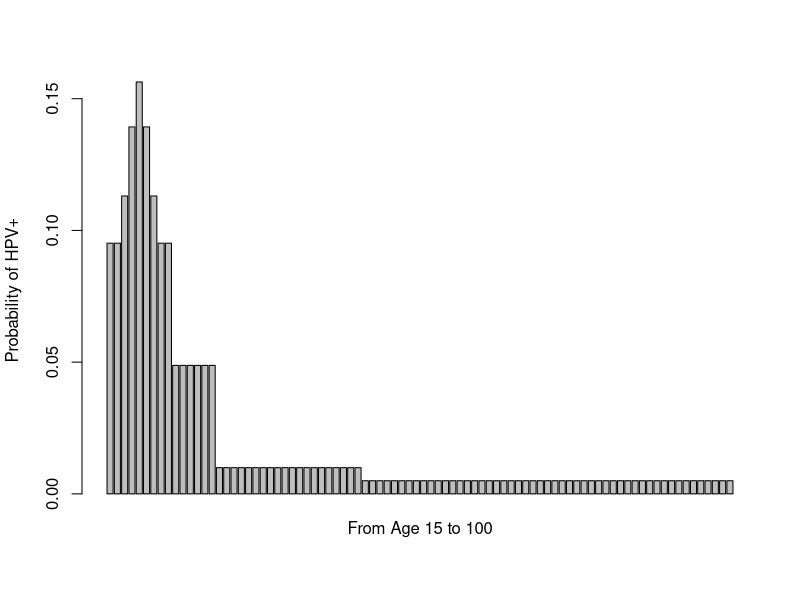
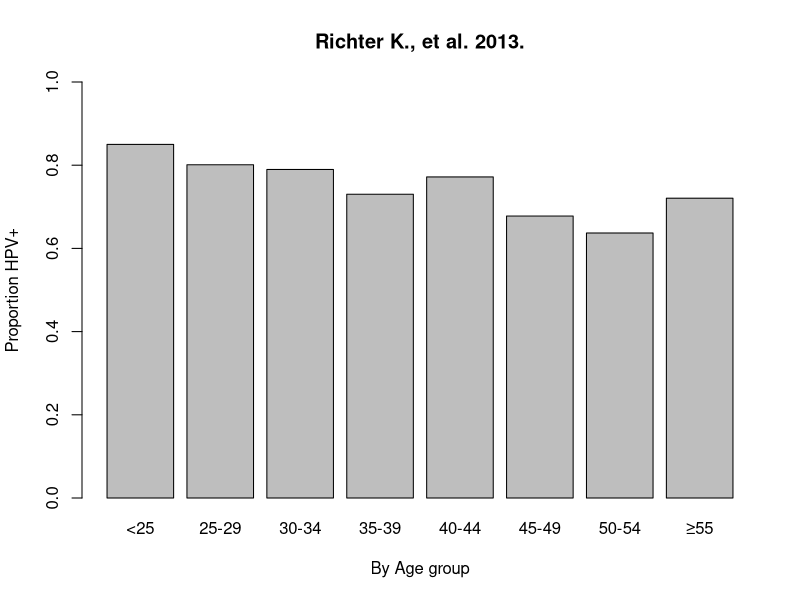

R code for these plots, in order:
library(tidyverse)
library(readxl)

# ==========================================================================================
# Thoughts on Model -------------------------------------------------------
# ==========================================================================================



# ==========================================================================================
# Misc --------------------------------------------------------------------
# ==========================================================================================

# Function to convert rate to probability assuming cons rate:
rateConversionCons <- function(r, timelength) {
 for (i in 1:timelength) {
  P <- 1 - exp(-r * 1:i)
 }
 print(P)
}

# Each cohort collected from each study's end-point. All data extracted only includes 
# estimates from per-protocol pop.

# COMPARISON GROUPS: VACCINE(A) AND PLACEBO (B).

# Note on conversion between rates and probabilities (Fleurence R., 2007):
# If an event occurs at a constant rate r per time unit t, then the probability that an 
# event will occur during time t is given by equation 1 (note that the unit of time used
# in r and t must be the same):

#      p = 1 - exp(-r * t)

# On the other hand, if we have a probability and we want to convert it to a rate,

#      r = - (1 / t) * log(1 - p)

# Included statistics for HPV-6, HPV-11, HPV-16, and HPV-18 as model assess quadrivalent
# vaccine efficacy.

# ==========================================================================================
# Age-specific all cause mortality --------------------------------------------------
# ==========================================================================================
# Import ASSA mortality table:
mort_data <- read_excel("Evidence_Synthesis/mortality tables.xls", 
                        sheet = "ASSA data", range = "B3:C94")

# Total Pop. divided by total deaths:
v_r_mort_by_age <- mort_data[, 2] / mort_data[, 1]
v_r_mort_by_age

# Therefore, all-less HPV mortality calculated as All-cause mortality - HPV mortality, i.e.
# the number of people who die due to cervical cancer.

# ==========================================================================================
# Age-specific HPV incidence ----------------------------------------------------
# ==========================================================================================

# Data collated from per-protocol population.

# Study 1: Sinanovic, E., et al. 2009 -------------------------------------
# The potential cost-effectiveness of adding a human papillomavirus vaccine to the cervical
# cancer screening programme in South Africa

# Age-specific incidence:
age_group <- c("15-16", "17", "18", "19", "20", "21", "22-23", "24-29", "30-49", "50≥")
incidence <- as.numeric(c(.1, .12, .15, .17, .15, .12, .1, .05, .01, .005))

# Convert rate to probability:
p_Age <- 1 - exp(-incidence * 1)

Pr_Age <- cbind(age_group, round(p_Age, 4))
Pr_Age

p_Age <- c(rep(p_Age[1], length(15:16)), rep(p_Age[2], 1), rep(p_Age[3], 1), 
           rep(p_Age[4], 1), rep(p_Age[5], 1), rep(p_Age[6], 1), 
           rep(p_Age[7], length(22:23)), rep(p_Age[8], length(24:29)), 
           rep(p_Age[9], length(30:49)), rep(p_Age[10], length(50:100)))
length(p_Age)
# I THINK IT IS BEST TO RUN THE VIRTUAL COHORT FROM AGE OF VACCINATION TO 100.
barplot(p_Age, names.arg = "From Age 15 to 100", ylab = "Probability of HPV+")

# Study 2: Richter K., et al. 2013 ----------------------------------------
# Age-specific prevalence of cervical human papillomavirus infection and cytological 
# abnormalities in women in Gauteng Province, South Africa

# This cross-sectional study describes the age-specific prevalence of human papillomavirus 
# (HPV) infection and cytological abnormalities among this urban and peri-urban population.
age_group_2 <- c("<25", "25-29", "30-34", "35-39", "40-44", "45-49", "50-54", 
                 "≥55", "Total")
# Total subjects:
N_2 <- c(100, 186, 233, 215, 206, 180, 146, 179, 1445)
# Total HPV positive:
HPV_pos <- c(85, 149, 184, 157, 159, 122, 93, 129, 1084)

cbind(age_group_2, HPV_pos, N_2)

barplot(HPV_pos[-9]/N_2[-9], names.arg = age_group_2[-9], ylab = "Proportion HPV+",
        xlab = "By Age group", main = "Richter K., et al. 2013.", ylim = 0:1)

# ==========================================================================================
# Genital Warts -----------------------------------------------------------
# ==========================================================================================
# Probability of Condyloma.

# Study 1: Villa L, et al. 2006 -------------------------------------------
# High sustained efficacy of a prophylactic quadrivalent human papillomavirus types 
# 6/11/16/18 L1 virus-like particle vaccine through 5 years of follow-up.

# The study enrolled nonpregnant, healthy women who had no prior abnormal Pap smears, and 
# reported a lifetime history of four or fewer male sex partners.

# Events by group:
# tA:0
# nA:235

# tB:3
# nB:233

# Study 2: Garland S., et al. 2007 ----------------------------------------
# Quadrivalent Vaccine against Human Papillomavirus to Prevent Anogenital Diseases.

# Vaccine Efficacy against External Anogenital, Vaginal, and Cervical Lesions Associated 
# with HPV-6, HPV-11, HPV-16, or HPV-18 or Regardless of HPV Type.

# Events by group:
# tA:0
# nA:2261

# tB:48
# nB:2279

# Study 3: Perez G., et al. 2008 ------------------------------------------
# Safety, immunogenicity, and efficacy of quadrivalent human papillomavirus (types 6, 11, 16, 
# 18) L1 virus-like-particle vaccine in Latin American women.

# This study did not exclude subjects with prior HPV infection.

# Events by group:
# tA:0
# nA:2429

# tB:45
# nB:2396

# ==========================================================================================
# LSIL -----------------------------------------------------
# ==========================================================================================
# Low-Grade Squamous Intraepithelial Lesions

# Data collated from per-protocol population. CIN 1 graded as LSIL.

# Study 1: Wei L., et al. 2018 --------------------------------------------
# Efficacy of quadrivalent human papillomavirus vaccine against persistent infection and 
# genital disease in Chinese women: A randomized, placebo-controlled trial with 78-month 
# follow-up.

# Pregnant women and those with a history of genital warts or significant cervical disease, 
# active cervical disease, or prior HPV vaccine recipients were excluded.

# Events by group:
# tA:1
# nA:1271

# tB:29
# nB:1243

# Study 2: Catellsague X., et al. 2011 ------------------------------------
# End-of-study safety, immunogenicity, and efficacy of quadrivalent HPV (types 6, 11, 16, 
# 18) recombinant vaccine in adult women 24–45 years of age.

# Study enrolled 3819 24–45-year-old women with no history of cervical disease or genital 
# warts in the past 5 years.

# Events by group:
# tA:0
# nA:1578

# tB:25
# nB:1583

# Study 3: Garland S., et al. 2007 ----------------------------------------
# Quadrivalent Vaccine against Human Papillomavirus to Prevent Anogenital Diseases.

# Vaccine Efficacy against External Anogenital, Vaginal, and Cervical Lesions Associated 
# with HPV-6, HPV-11, HPV-16, or HPV-18 or Regardless of HPV Type.

# Events by group:
# tA:0
# nA:2241

# tB:49
# nB:2258

# Study 4: Perez G., et al. 2008 ------------------------------------------
# Safety, immunogenicity, and efficacy of quadrivalent human papillomavirus (types 6, 11, 16, 
# 18) L1 virus-like-particle vaccine in Latin American women.

# This study did not exclude subjects with prior HPV infection.

# Events by group:
# tA:2
# nA:2415

# tB:29
# nB:2377

# ==========================================================================================
# HSIL -----------------------------------------------------
# ==========================================================================================
# High-Grade Squamous Intraepithelial Lesions.

# Data collated from per-protocol population. CIN 2/3 graded as HSIL.

# Study 1: Wei L., et al. 2018 --------------------------------------------
# Efficacy of quadrivalent human papillomavirus vaccine against persistent infection and 
# genital disease in Chinese women: A randomized, placebo-controlled trial with 78-month 
# follow-up.

# Pregnant women and those with a history of genital warts or significant cervical disease, 
# active cervical disease, or prior HPV vaccine recipients were excluded.

# Events by group:
# tA:0 
# nA:1271

# tB:3
# nB:1243

# Study 2: Catellsague X., et al. 2011 ------------------------------------
# End-of-study safety, immunogenicity, and efficacy of quadrivalent HPV (types 6, 11, 16, 
# 18) recombinant vaccine in adult women 24–45 years of age.

# Study enrolled 3819 24–45-year-old women with no history of cervical disease or genital 
# warts in the past 5 years.

# Events by group:
# tA:0
# nA:1578

# tB:0
# nB:1583

# Study 3: Garland S., et al. 2007 ----------------------------------------
# Quadrivalent Vaccine against Human Papillomavirus to Prevent Anogenital Diseases.

# Vaccine Efficacy against External Anogenital, Vaginal, and Cervical Lesions Associated 
# with HPV-6, HPV-11, HPV-16, or HPV-18 or Regardless of HPV Type.

# Events by group:
# tA:0
# nA:2241

# tB:38
# nB:2258

# Study 4: Perez G., et al. 2008 ------------------------------------------
# Safety, immunogenicity, and efficacy of quadrivalent human papillomavirus (types 6, 11, 16, 
# 18) L1 virus-like-particle vaccine in Latin American women.

# This study did not exclude subjects with prior HPV infection.

# Events by group:
# tA:1
# nA:2415

# tB:21
# nB:2377

# ==========================================================================================
# Cervical Adenocarcinoma -------------------------------------------------
# ==========================================================================================
# Use observational studies to obtain incidence or prevalence.

# Study 1: Sinanovic, E., et al. 2009 -------------------------------------
# The potential cost-effectiveness of adding a human papillomavirus vaccine to the cervical
# cancer screening programme in South Africa

# Progression rate HSIL to stage I cancer:

# Data collated from per-protocol population.

# Study 1: Garland S., et al. 2007 ----------------------------------------
# Quadrivalent Vaccine against Human Papillomavirus to Prevent Anogenital Diseases.

# Vaccine Efficacy against External Anogenital, Vaginal, and Cervical Lesions Associated 
# with HPV-6, HPV-11, HPV-16, or HPV-18 or Regardless of HPV Type.

# Events by group:
# tA:0
# nA:2241

# tB:6
# nB:2258